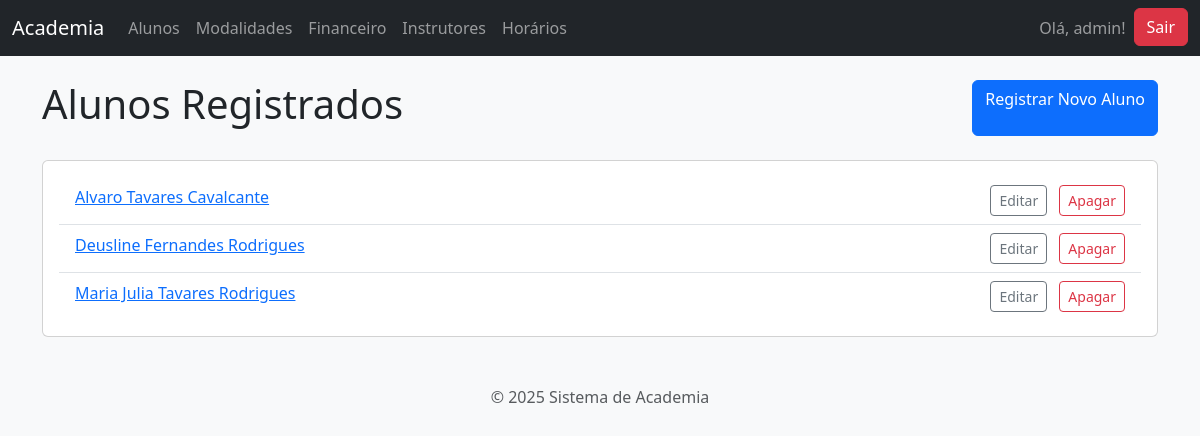
The app's page /gestao/alunos/ (signed in) with its own data.
### gestao_academia/models.py (models this page shows, shortened)
class Aluno(models.Model):
    nome_completo = models.CharField(max_length=255, verbose_name="Nome Completo")
    cpf = models.CharField(max_length=14, unique=True, verbose_name="CPF", help_text="Formato: 000.000.000-00", null=True)
    data_nascimento = models.DateField(verbose_name="Data de Nascimento")
    telefone = models.CharField(max_length=20, blank=True, null=True, verbose_name="Telefone")
    email = models.EmailField(max_length=255, unique=True, verbose_name="E-mail")
    responsavel = models.CharField(max_length=255, blank=True, null=True, verbose_name="Nome do Responsável (se menor de 18 anos)")
    cep = models.CharField(max_length=9, blank=True, null=True, verbose_name="CEP")
    rua = models.CharField(max_length=255, blank=True, null=True, verbose_name="Rua")
    numero = models.CharField(max_length=10, blank=True, null=True, verbose_name="Número")
    complemento = models.CharField(max_length=100, blank=True, null=True, verbose_name="Complemento")
    bairro = models.CharField(max_length=100,blank=True, null=True, verbose_name="Bairro")
    cidade = models.CharField(max_length=100, blank=True, null=True, verbose_name="Cidade")
    estado = models.CharField(max_length=2, blank=True, null=True, verbose_name="Estado (UF)")
    data_matricula = models.DateField(default=timezone.now, verbose_name="Data da Matrícula")
    plano = models.ForeignKey(Plano, on_delete=models.SET_NULL, null=True, blank=True, related_name="alunos", verbose_name="Plano Atual")
    foto = models.ImageField(upload_to='fotos_alunos/', blank=True, null=True, verbose_name="Foto")
    modalidades = models.ManyToManyField(Modalidade, through='MatriculaModalidade', related_name="alunos")

### gestao_academia/views.py (the view)
# urls.py: path('alunos/', views.lista_alunos, name='lista_alunos'),
@login_required
def lista_alunos(request):
    alunos = Aluno.objects.all().order_by('nome_completo')
    return render(request, 'gestao_academia/aluno_lista.html', {'alunos': alunos})

### gestao_academia/templates/gestao_academia/aluno_lista.html (shortened to what this page needs)
{% extends "base.html"%}
{% block content %}
<div class="d-flex justify-content-between aling-items-center mb-4">
    <h1>Alunos Registrados</h1>
    <a href="{% url 'aluno_criar' %}" class="btn btn-primary">Registrar Novo Aluno</a>
</div>
<div class="card">
    <div class="card-body">
        <ul class="list-group list-group-flush">
            {% for aluno in alunos %}
            <li class="list-group-item d-flex justify-content-between aling-items-center">
                <a href="{% url 'aluno_detalhe' pk=aluno.pk %}">{{ aluno.nome_completo}}</a>
                <div>
                    <a href="{% url 'aluno_editar' pk=aluno.pk %}" class="btn btn-sm btn-outline-secondary  me-2">Editar</a>
                    <a href="{% url 'aluno_apagar' pk=aluno.pk %}" class="btn btn-sm btn-outline-danger">Apagar</a>
                </div>
            </li>
            {% empty %}
            <li class="list-group-item">Nenhum aluno registrado.</li>
            {% endfor %}
        </ul>
    </div>
</div>
{% endblock %}

### templates/base.html (shortened to what this page needs)
<!DOCTYPE html>
<html lang="pt-br">
<head>
    <link href="https://cdn.jsdelivr.net/npm/bootstrap@5.3.3/dist/css/bootstrap.min.css" rel="stylesheet">
</head>
<body class="bg-light">
 <nav class="navbar navbar-expand-lg navbar-dark bg-dark mb-4">
    <div class="container-fluid">
        <a class="navbar-brand" href="{% url 'dashboard' %}">Academia</a>
        <div class="collapse navbar-collapse" id="navbarNav">
            <ul class="navbar-nav me-auto mb-2 mb-lg-0">
                {% if user.is_authenticated %}
                    <li class="nav-item">
                        <a class="nav-link" href="{% url 'lista_alunos' %}">Alunos</a>
                    </li>
                    <li class="nav-item">
                        <a class="nav-link" href="{% url 'lista_modalidades' %}">Modalidades</a>
                    </li>
                    <li class="nav-item">
                        <a class="nav-link" href="{% url 'lista_pagamentos' %}">Financeiro</a>
                    </li>
                    <li class="nav-item">
                        <a class="nav-link" href="{% url 'lista_instrutores' %}">Instrutores</a>
                    </li>
                    <li class="nav-item">
                        <a class="nav-link" href="{% url 'grade_horarios' %}">Horários</a>
                    </li>
                {% endif %}
            </ul>
            <ul class="navbar-nav ms-auto">
                {% if user.is_authenticated %}
                    <li class="nav-item">
                        <span class="nav-link">Olá, {{ user.username }}!</span>
                    </li>
                    <li class="nav-item">
                        <form action="{% url 'logout' %}" method="post">
                            <button type="submit" class="btn btn-danger">Sair</button>
                        </form>
                    </li>
                {% endif %}
            </ul>
        </div>
    </div>
</nav>
    <main class="container">
        {% block content %}{% endblock %}
    </main>
    <footer class="text-center text-muted mt-5">
        <p>&copy; {% now "Y" %} Sistema de Academia</p>
    </footer>
</body>
</html>

### records on screen
Aluno: nome_completo "Alvaro Tavares Cavalcante"
Aluno: nome_completo "Deusline Fernandes Rodrigues"
Aluno: nome_completo "Maria Julia Tavares Rodrigues"

### other values on screen
{{ user.username }} "admin"
